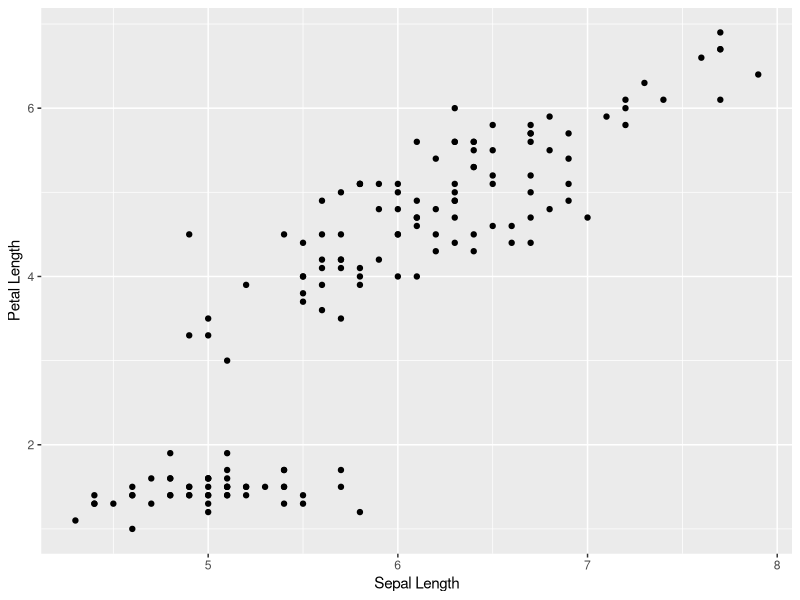
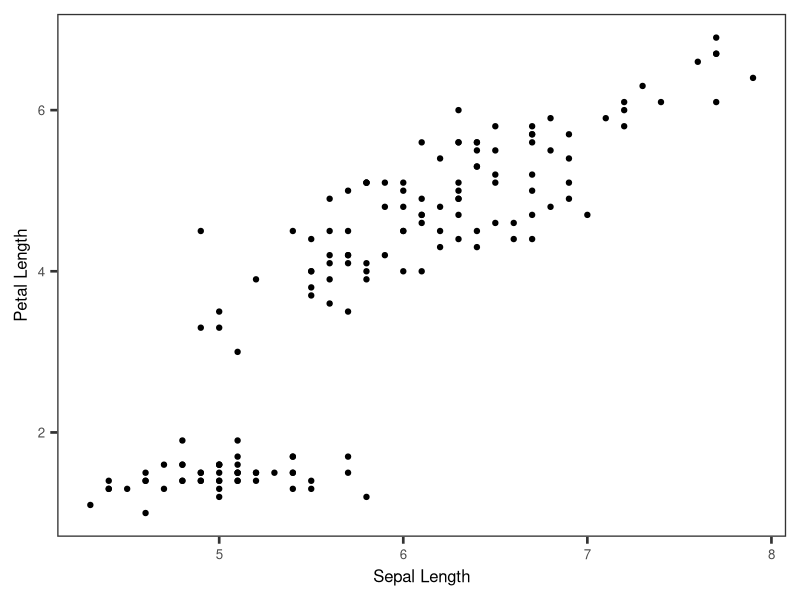
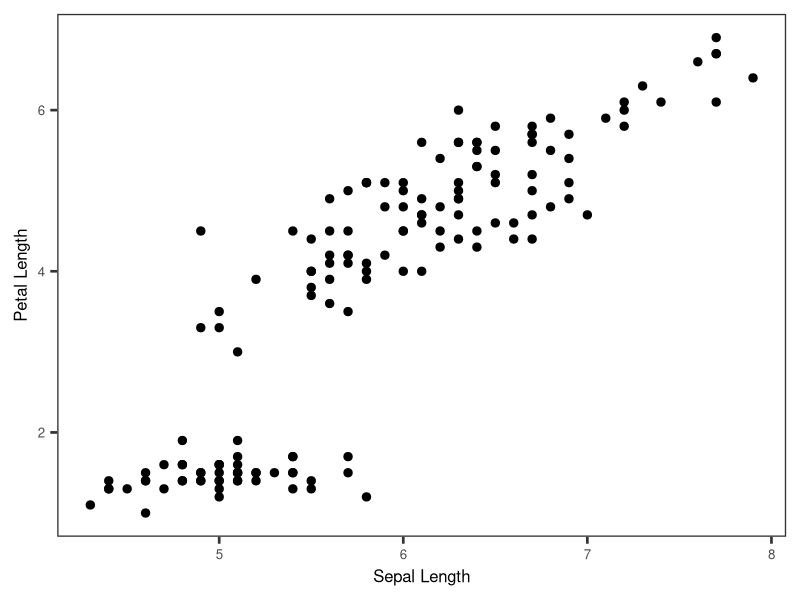
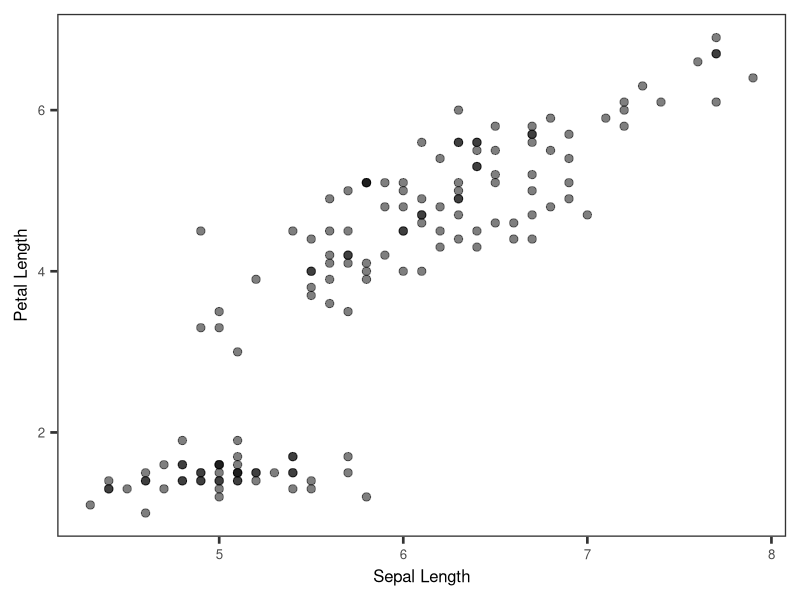
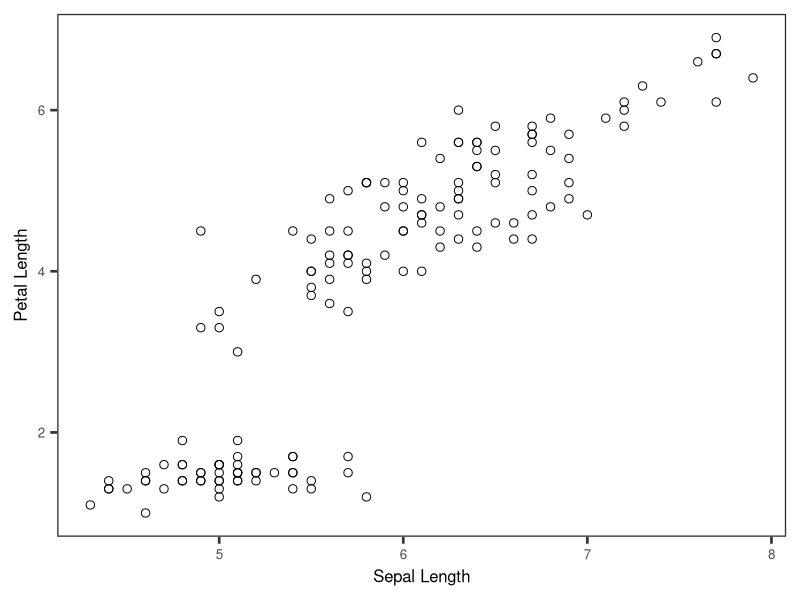
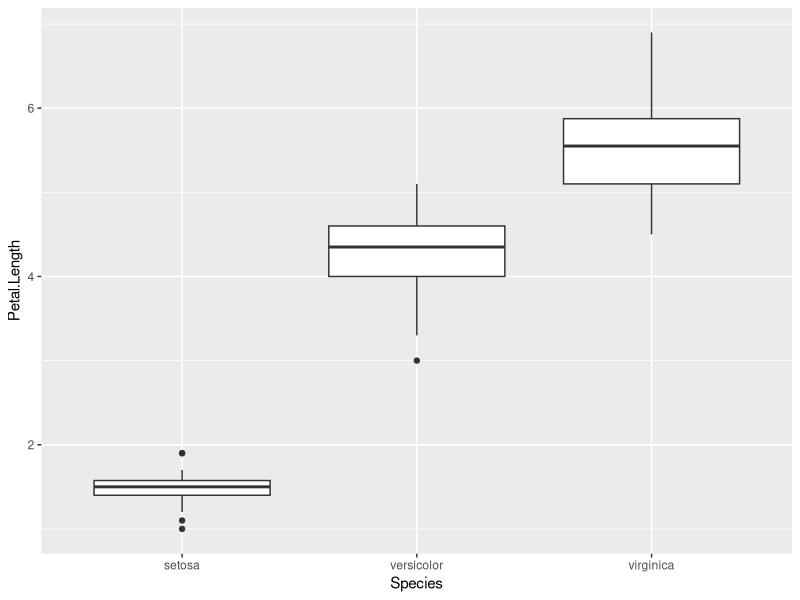
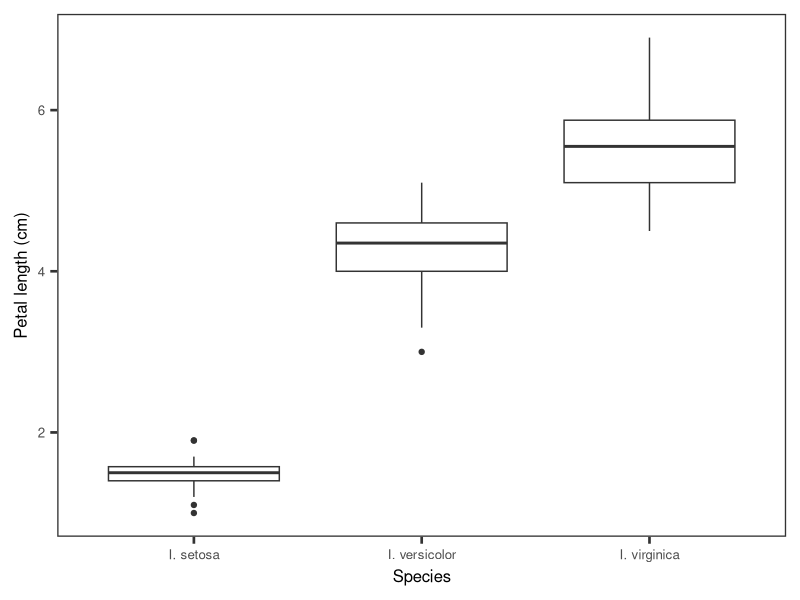
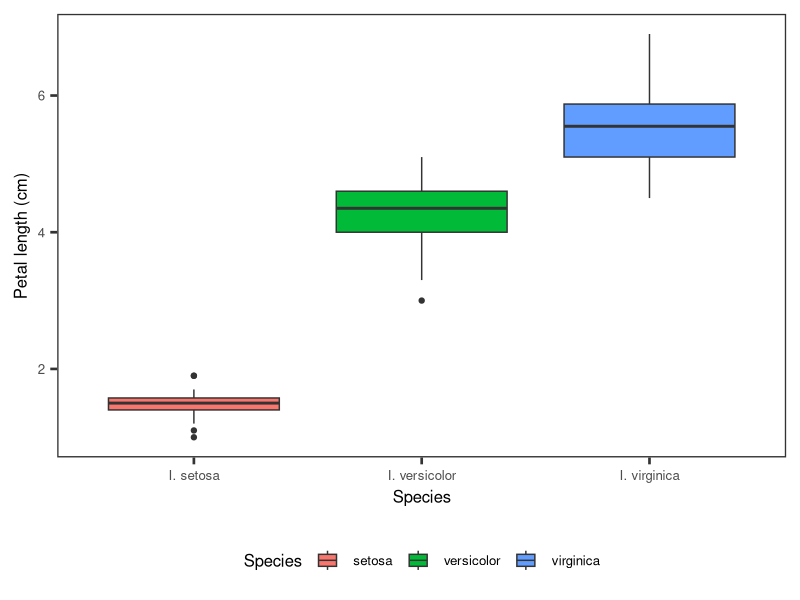

R code for these plots, in order:
### Data Basics in R Workshop
### RMBL undergraduate program
### Modified from a workshop by Amy Iler & Josh Scholl
### 23 June 2022

 

######################
##                  ##
##  PRELIMINARIES   ##
##                  ##
######################

# install tidyverse package (subsequently loads multiple packages including dplyr, tidyr, ggplot2...)
# in the lower, right-hand quadrant of R Studio, click on the 'Packages' tab
# click on 'install': a window will pop up, and you will need to type 'tidyverse' into the 'Packages' line
# cake sure the 'install dependencies' box is checked
# click install!
# do the same thing for the 'car' package

# load packages: after you install this, you'll need to load it each time you open a new R session
library(tidyverse) # for data manipulation + plotting
library(car) # for ANOVAs

# load the starwars data set from the dplyr package
data(starwars)

# look at the starwars dataframe (will open up in a separate tab in the source window)
view(starwars)

# get information about the dataframe and variables
?starwars



#########################
##                     ##
##  DATA ORGANIZATION  ##
##                     ##
#########################

#################################
# dplyr::filter()
#################################

# filter is for rows; it allows you to 'filter' certain rows within a dataframe
# in other words, it filters based on information within each column

# filter the starwars dataframe to keep only humans
dplyr::filter(starwars, species == "Human")

# filter the starwars dataframe to keep only male humans
dplyr::filter(starwars, species=="Human", gender=="male")

# filter the starwars dataframe to keep humans and droids
# %in% means 'and' 
dplyr::filter(starwars, species %in% c("Human", "Droid"))

# filter the starwars dataframe to keep characters with a height less than 100
dplyr::filter(starwars, height < 100)

# filter the starwars dataframe to keep all characters that are non-human
# != means does not equal
dplyr::filter(starwars, species != "Human")

# filter the starwars dataframe to remove unknown species (i.e. species == NA)
# !is.na will remove NA values
dplyr::filter(starwars, !is.na(species))


#################################
# piping in tidyverse
#################################

# filter the starwars dataframe to keep only male humans
starwars %>% 
  dplyr::filter(species=="Human") %>% 
  dplyr::filter(gender=="male")

# %>% think of pipe as 'and then do this'


#################################
# dplyr::select()
#################################

# select is for columns; it allows you to 'select' certain columns in a dataframe

# select only name, species, and films variables from the starwars dataframe
dplyr::select(starwars, name, species, films)

# select all columns except the gender column
dplyr::select(starwars, -gender)

# select columns name through to skin color (name, height, mass, hair color, and skin color)
dplyr::select(starwars, name:skin_color)

# select all columns except hair color, skin color, and eye color
dplyr::select(starwars, -(hair_color:eye_color))

# select columns name, mass, skin color, hair color, and height (in order)
dplyr::select(starwars, name, mass, skin_color, hair_color, height)

# rename the "name" column to "character" and the "mass" column to "weight" using select()
dplyr::select(starwars, character = name, weight = mass)

# try your hand at using filter and select together:
# keep:  height greater than 100 &
# keep: humans &
# remove: brown hair color &
# remove: vehicles &
# keep: name, homeworld, height, species, hair color

starwars %>% 
  dplyr::filter(height > 100) %>% 
  dplyr::filter(species=="Human") %>% 
  dplyr::filter(hair_color != "brown") %>% 
  dplyr::select(-vehicles) %>%  # technically would not need this line of code, because we are only keeping the ones below
  dplyr::select(name, homeworld, height, species, hair_color)


#################################
# dplyr::rename()
#################################

# allows you to rename columns
# this differs from select because it does not select only those columns; you only rename and keep everything else

# Rename the "name" column to "character" 
dplyr::rename(starwars, character=name)

# Rename the "name" column to "character" and the "mass" column to "weight"
dplyr::rename(starwars, character=name, weight=mass)



#################################
# dplyr::mutate()
#################################

# mutate() allows you to create, modify, and delete columns

# check out the starwars dataframe help page to see what the units are for mass and height
?starwars

# calculate the BMI of all starwars characters
# step 1: convert height in cm to height in m (save as new dataframe)
starwars_bmi <- dplyr::mutate(starwars, height_m = height/100)

# step 2: calculate BMI with formula: BMI = weight (kg) / [height (m)]^2
starwars_bmi <- dplyr::mutate(starwars, height_m = height/100) %>% 
  dplyr::mutate(bmi = mass/height_m^2)

# select only name, height, mass, height_m, and bmi and view dataframe
starwars_bmi <- dplyr::mutate(starwars, height_m = height/100) %>% 
  dplyr::mutate(bmi = mass/height_m^2) %>% 
  dplyr::select(name, height, mass, height_m, bmi)

view(starwars_bmi)

# re-calculate the bmi by changing the height column to meters instead of creating a new column
starwars_bmi <- starwars %>%
  dplyr::mutate(height = height / 100) %>%
  dplyr::mutate(bmi = mass / height^2) %>%
  dplyr::select(name, height, mass, bmi)

# make a new column to find the average height (in meters) across all characters
dplyr::mutate(starwars_bmi, mean_height = mean(height))

# looks like we need to remove some NA values
# check the help page for mean
?mean

# use na.rm = TRUE in the mean() function
dplyr::mutate(starwars_bmi, mean_height = mean(height, na.rm=T))



#################################
# dplyr::group_by()
#################################

# group_by() allows you to group by one or more variables
# often we want to perform an operation on groups defined by variables

# group starwars dataframe by sex
dplyr::group_by(starwars, sex)

starwars_group <- starwars %>% 
  group_by(sex) # will look the same before and after grouping

# calculate average height PER SEX (hint: group by sex FIRST)
starwars_group <- starwars %>% 
  dplyr::group_by(sex) %>% 
  dplyr::mutate(mean_height = mean(height, na.rm=T))



#################################
# dplyr::summarize()
# dplyr::summarise()
#################################

# use with group_by
# summarise() creates a new data frame. it will contain one column for each grouping variable and one column for each of the summary statistics that you specified.
# mutate keeps all the data; summarize only keeps the variables that are specified in the group (like a pivot table in Excel)

# summarize height by sex
starwars_sum <- starwars %>% 
  dplyr::group_by(sex) %>% 
  dplyr::summarize(mean_height = mean(height, na.rm=T)) 




#################################
# tidyr::gather()
#################################

# convert the starwars dataframe from wide to long, containing three columns: name, characteristic, value
starwars_long <- starwars %>% 
  tidyr::gather(characteristic, value, height:starships)

# gather height, mass, eye color, skin color, and gender
view(starwars %>% 
       tidyr::gather(characteristic, value, height, mass, eye_color, skin_color, gender))



#################################
# tidyr::spread()
#################################

# un-gather (spread) the starwars dataframe
starwars_wide <- starwars_long %>% 
       spread(characteristic, value)

view(starwars_wide)

# spread the starwars dataframe by name, eye color and fill all missing values with '0'
view(starwars %>% 
       spread(name, eye_color, fill=0))



#### TAKE A BREAK ####



##########################################
##                                      ##
##    DATA VISUALIZATION: FIGURES       ##
##                                      ##
##########################################

# simple plot theme; don't worry about the details now, just run the code...
plot_theme <- theme_bw(base_size = 20) +
              theme(panel.grid = element_blank(),
                    legend.position = "bottom",
                    strip.text = element_text(size = 12),
                    text = element_text(size=12))

# ggplot is a very powerful plotting function we will use to plot and visualize the data 
# it is in the tidyverse package, and it is also in its own package too, called ggplot2

data(iris)
?iris
view(iris)

#################################
# Scatter Plot: geom_point
#################################

# Useful when both your predictor (x) and response (y) variables are continuous

# scatter plot with default settings: x = sepal length, y = petal length
ggplot(data = iris, aes(x = Sepal.Length, y = Petal.Length)) +
  geom_point(shape = 19, size = 1.5) +
  ylab("Petal Length") +
  xlab("Sepal Length") 

# scatter plot with the simple theme (from above)
ggplot(data = iris, aes(x = Sepal.Length, y = Petal.Length)) +
  geom_point(shape = 19, size = 1.5) +
  ylab("Petal Length") +
  xlab("Sepal Length") +
  plot_theme

# let's make the points larger (geom_point; size =)
ggplot(data = iris, aes(x = Sepal.Length, y = Petal.Length)) +
  geom_point(shape = 19, size = 2.5) +
  ylab("Petal Length") +
  xlab("Sepal Length") +
  plot_theme

# let's make the points semi-transparent (geom_point; alpha =)
ggplot(data = iris, aes(x = Sepal.Length, y = Petal.Length)) +
  geom_point(shape = 19, size = 2.5, alpha = 0.5) +
  ylab("Petal Length") +
  xlab("Sepal Length") +
  plot_theme

# let's change the style of point (geom_point; shape =)
ggplot(data = iris, aes(x = Sepal.Length, y = Petal.Length)) +
  geom_point(shape = 21, size = 2.5, alpha = 1) + # note that alpha = 1 is the default transparency value
  ylab("Petal Length") +
  xlab("Sepal Length") +
  plot_theme


#################################
# Box Plot: geom_boxplot
#################################

# box and whisker plots are really nice and simple ways to show a good amount of information visually
# useful when you have a categorical predictor (x) and a continuous response (y)

# basic box plot, x = species, y = petal length
ggplot(data = iris, aes(x = Species, y = Petal.Length)) +
  geom_boxplot()

# add the simple plot theme (from above), and make own axis labels
ggplot(data = iris, aes(x = Species, y = Petal.Length)) +
  geom_boxplot() +
  scale_y_continuous(name = "Petal length (cm)") +
  scale_x_discrete(labels =c ("I. setosa", "I. versicolor", "I. virginica"))+
  plot_theme

# let's add some color (fill =)
ggplot(data = iris, aes(x = Species, y = Petal.Length, fill = Species)) +
  geom_boxplot() +
  scale_y_continuous(name = "Petal length (cm)") +
  scale_x_discrete(labels =c ("I. setosa", "I. versicolor", "I. virginica"))+
  plot_theme

# let's change those colors
ggplot(data = iris, aes(x = Species, y = Petal.Length, fill = Species)) +
  geom_boxplot(fill = c("slateblue1", "blueviolet", "lavender")) +
  scale_y_continuous(name = "Petal length (cm)") +
  scale_x_discrete(labels =c ("I. setosa", "I. versicolor", "I. virginica"))+
  plot_theme

# check out all those colors in R...
colors()

# let's change the range of the y-axis (limits = c())
# and let's also change the width of the box plot (width =)
ggplot(data = iris, aes(x = Species, y = Petal.Length, fill = Species)) +
  geom_boxplot(fill = c("slateblue1", "blueviolet", "lavender"), width = 0.5) +
  scale_y_continuous(name = "Petal length (cm)", limits = c(0,8)) +
  scale_x_discrete(labels =c ("I. setosa", "I. versicolor", "I. virginica"))+
  plot_theme



####################################
# Dot & Error Plot: geom_pointrange
####################################

# dot and error bar plots are rather common
# they show similar, but less information compared to a box and whisker plot (instead of the entire range, you just plot the mean and standard deviation (or standard error))
# and in ggplot, you have to summarize the data to get this to work...

# let's generate a dot and error bar plot whereby each dot represents the mean height of all the characters in each sex category


# first we must summarize the data so we have plot means and plot standard deviations
summary_iris <- iris %>% 
  dplyr::group_by(Species) %>% 
  dplyr::summarize(plot_mean = mean(Petal.Length, na.rm = T), 
                   plot_sd = sd(Petal.Length, na.rm = T),
                   sd_min = (plot_mean - plot_sd),
                   sd_max = (plot_mean + plot_sd))
                 

# plot dot with sd error bars
ggplot(data = summary_iris, aes(x = Species, y = plot_mean)) +
  geom_pointrange(aes(ymin = sd_min, ymax = sd_max)) +
  scale_y_continuous(name = "Mean petal length (cm)") +
  plot_theme

# change colors of dots and error bars
ggplot(data = summary_iris, aes(x = Species, y = plot_mean)) +
  geom_pointrange(aes(ymin = sd_min, ymax = sd_max), color = c("slateblue1", "blueviolet", "lavender")) +
  scale_y_continuous(name = "Mean petal length (cm)") +
  plot_theme



#### TAKE A BREAK ####



###########################
##                       ##
##    DATA ANALYSIS      ##
##                       ##
###########################

## *** NOTE:  For this section, I include some information and code for checking the assumptions of each kind of statistical test. 
##            You should check what the assumptions are for statistical tests before you use them for your data, 
##            and check whether your data meet the assumptions.


#################################
# Linear Regression
#################################
data(iris)
?iris
view(iris)

# use this when you have a continuous predictor and a continuous response

# does sepal length predict petal length? (Does X predict Y?)
ggplot(data = iris, aes(x = Sepal.Length, y = Petal.Length)) +
  geom_point(shape = 20, size = 2.5, alpha = 1) +
  ylab("Petal Length") +
  xlab("Sepal Length") +
  plot_theme

# the general format of a linear model is: lm(Y ~ X, data = dataframe)
linear_model <- lm(Petal.Length ~ Sepal.Length, data = iris)
summary(linear_model) # the main things to pay attention to here are: R2-value, p-value, and slope
  # R2-value tells you how much variation in Y variable X is explaining; R2 = 0.76 means X explains 76% of
  # the variation in Y
  # p-value tells you whether the relationship is 'significant' (p < 0.05 is significant)
  # slope tells you, for every one unit increase in X, how much Y increases or decreases 

# do we meet model assumptions?
# assumption # 1: is the relationship linear? (yes)
# assumption # 2: heteroscedasticity ** very important that there is no funnel-shape or weird 'patterns'; should look mostly like random scatter
plot(fitted(linear_model), resid(linear_model))
# assumption # 3: normality of residuals
hist(resid(linear_model)) 
# assumption # 4: observations are independent from one another

# plot the line of fit, using function 'geom_smooth'
ggplot(data = iris, aes(x = Sepal.Length, y = Petal.Length)) +
  geom_point(shape = 20, size = 2.5, alpha = 1) +
  geom_smooth(method=lm) +
  ylab("Petal Length") +
  xlab("Sepal Length") +
  plot_theme




#################################
# t-test
#################################

# use this when you have two categories in a categorical predictor and a continuous response
# we need to create a dataset with only two categories in one of the categorial predictors, so we'll just filter out two of the three species
iris2 <- dplyr::filter(iris, Species %in% c("setosa", "versicolor"))

# does petal width differ between Iris setosa and Iris versicolor?
# general formula is t.test(Y ~ X, data = dataframe)
t.test(Petal.Width ~ Species, data = iris2, var.equal = T)

# do we meet the assumptions of a t-test?
# assumption # 1: equal variance between the two groups (want to see p > 0.05)
var.test(Petal.Width ~ Species, data = iris2) # NO! p-value is < 0.05, which means that the variances are significantly different between our two categories (here, species)

# update our t-test accordingly, and tell R the variances are not equal
t.test(Petal.Width ~ Species, data = iris2, var.equal = F)

# assumption 2: response variable is normally-distributed
hist(iris$Petal.Width) # not so much
# update our t-test accordingly by running a non-parametric t-test (what you do when your response is not normally distributed)
wilcox.test(Petal.Width ~ Species, data = iris2)


#################################
# ANOVA
#################################

# use this when you have more than two categories in a categorical predictor and a continuous response

# the general formula for an ANOVA (Analysis of Variance) is Anova(lm(Y ~ X, data = dataframe))
# note that it is still a linear model! The difference from regression is that you have a categorical predictor.

# does petal length differ among all three species?
ggplot(data = iris, aes(x = Species, y = Petal.Length, fill = Species)) +
  geom_boxplot(fill = c("slateblue1", "blueviolet", "lavender")) +
  scale_y_continuous(name = "Petal length (cm)") +
  scale_x_discrete(labels =c ("I. setosa", "I. versicolor", "I. virginica"))+
  plot_theme

anova_model <- lm(Petal.Length ~ Species, data = iris)
Anova(anova_model, type = 2) # (use type = 3 if you have interactions between two predictor variables)

# do we meet the assumptions of an ANOVA?

# assumption # 1: heteroscedasticity ** very important that there is no funnel-shape or weird 'patterns'; should look mostly like random scatter
# variance should be equal across each group
plot(fitted(anova_model), resid(anova_model)) 

# assumption #2: normality (here the response within each group needs to be normally distributed)
irse <- dplyr::filter(iris, Species == "setosa")
hist(irse$Petal.Length)

irve <- dplyr::filter(iris, Species == "versicolor")
hist(irve$Petal.Length)

irvi <- dplyr::filter(iris, Species == "virginica")
hist(irvi$Petal.Length)

# assumption 3: samples are independent of one another
# assumptoin 4: within each sample, observations are sampled randomly and independently

# OK, but which species are different from one another? Can use Tukey's Honest Significant Difference Test
petal_av <- aov(anova_model)
TukeyHSD(petal_av) # they are all different from one another because p < 0.05



